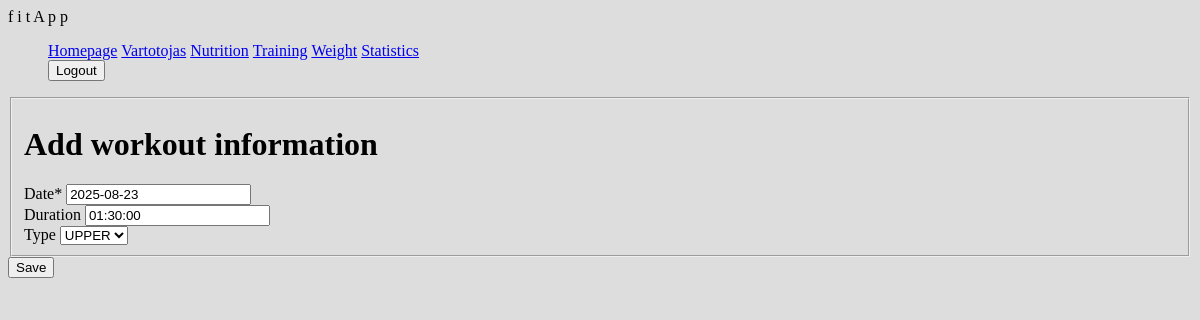
The app's page /fitness/workouts/28/update (signed in) with its own data.
### fitness/models.py (models this page shows, shortened)
class Workout(models.Model):
    date = models.DateField('Date', default=date.today)
    athlete = models.ForeignKey(User, on_delete=models.SET_NULL, null=True, blank=True)
    duration = models.DurationField(null=True, blank=True)
    type = models.ForeignKey(WorkoutType, on_delete=models.SET_NULL, null=True, blank=True)

### fitness/views.py (the view, shortened to what this page needs)
# urls.py: path('workouts/<int:pk>/update', views.WorkoutUpdateView.as_view(), name='workout-update'),
class WorkoutUpdateView(LoginRequiredMixin, UserPassesTestMixin, UpdateView):
    model = Workout
    fields = ['date', 'duration', 'type']
    template_name = 'workout_add.html'
    def test_func(self):
        workout = self.get_object()
        return self.request.user == workout.athlete

### fitness/models.py (called while the page is built)
    def __str__(self):
        return self.name

### templates/workout_add.html (shortened to what this page needs)
{% extends "base.html" %}
{% load crispy_forms_tags %}
{% block content %}
    <div class="content-section">
    <form method="POST" action="" enctype="multipart/form-data">
        <fieldset class="form-group">
            <h1>Add workout information</h1>
            {{ form|crispy }}
        </fieldset>
        <div class="form-group">
            <button type="submit">Save</button>
        </div>
    </form>
    </div>
{% endblock content %}

### templates/base.html (shortened to what this page needs)
<!DOCTYPE html>
<html>
<head>
  {% load static %}
  <link rel="stylesheet" href="{% static 'css/styles.css' %}">
</head>
<body>
 <nav class="navbar" >
  <div class="container-fluid">
    <a class="navbar-brand">f i t A p p</a>
    <ul class="navbar-nav mx-2">
      <li class="nav-item active"><a class="nav-link" href="{% url 'index' %}">Homepage</a></li>
      {% if user.is_authenticated %}
          <li class="nav-item">
              <a class="nav-link" href="{% url 'profile' %}">{{ user.get_username }}</a>
          </li>
          <li class="nav-item active"><a class="nav-link" href="{% url 'nutrition' %}">Nutrition</a></li>
          <li class="nav-item active"><a class="nav-link" href="{% url 'workouts' %}">Training</a></li>
          <li class="nav-item active"><a class="nav-link" href="{% url 'weighting' %}">Weight</a></li>
          <li class="nav-item active"><a class="nav-link" href="{% url 'chart-view' %}">Statistics</a></li>
          <li class="nav-item">
            <form method="post" action="{% url 'logout' %}">
                <button type="submit" id="destroy">Logout</button>
            </form>
          </li>
      {% else %}
        <li class="nav-item"><a class="nav-link" href="{% url 'login'%}">Login</a></li>
        <li class="nav-item"><a class="nav-link" href="{% url 'register'%}">Sign up</a></li>
      {% endif %}
    </ul>
  </div>
 </nav>
 <div class="col-sm-10 ">
      {% block content %}
      {% endblock %}
 </div>
</body>
</html>

### fitness/static/css/styles.css (style rules this page uses)
body { background: #dddddd; }
li.nav-item { display: inline; }

### records on screen
Workout: date "2025-08-23", duration "01:30:00", type "UPPER"

### other values on screen
{{ user.get_username }} "Vartotojas"
